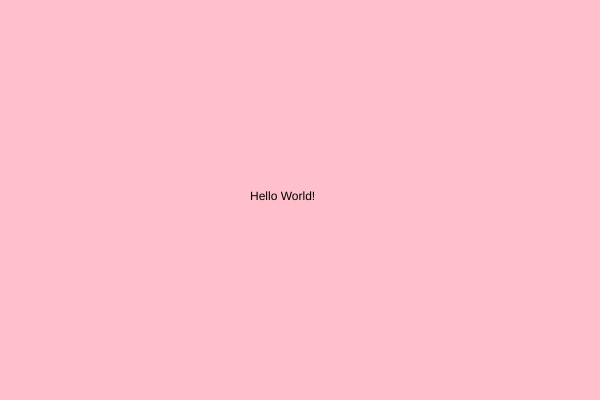
Frame 1 (no input)
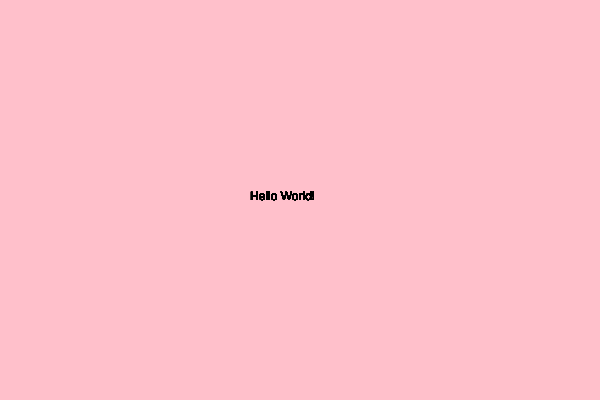
Frame 60 (no input)
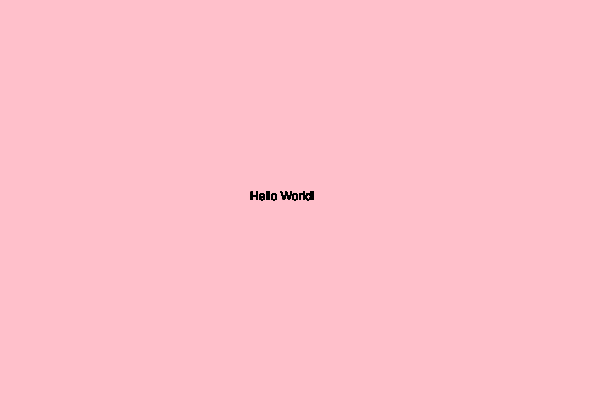
Frame 120 (the mouse pressed at the canvas centre since frame 60)

The p5.js sketch that drew these frames (run headless with seeded random() and noise() and a simulated clock; from frame 60 on, the mouse is pressed at the canvas centre):

// p5.js sketch
// ── sketch.js
// declare the setup function
// these need to occur at the very beginning and only once of ever p5 sketch

function setup() {

// create the canvas 600px wide by 400px high
// canvases hold all of the graphics which will show up in the webpage
// the pixels state how big the canvas size will be
  createCanvas(600,400);

// color the background 'pink'
  background('pink');
}

// declare draw function
function draw() {
  //using the text function, have p5 write "hello world!"
  // positioned at 250 x by 200 y.
  text("Hello World!", 250,200);
}
